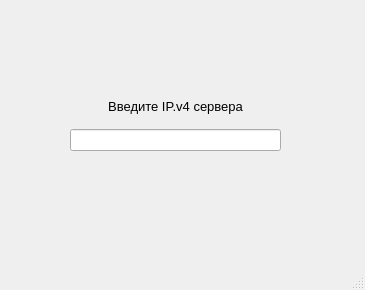
<?xml version="1.0" encoding="UTF-8"?>
<ui version="4.0">
 <class>Ip</class>
 <widget class="QMainWindow" name="Ip">
  <property name="geometry">
   <rect>
    <x>0</x>
    <y>0</y>
    <width>365</width>
    <height>290</height>
   </rect>
  </property>
  <property name="windowTitle">
   <string>MainWindow</string>
  </property>
  <widget class="QWidget" name="centralwidget">
   <widget class="QWidget" name="layoutWidget">
    <property name="geometry">
     <rect>
      <x>70</x>
      <y>90</y>
      <width>211</width>
      <height>61</height>
     </rect>
    </property>
    <layout class="QVBoxLayout" name="verticalLayout">
     <item>
      <widget class="QLabel" name="label">
       <property name="font">
        <font>
         <pointsize>10</pointsize>
         <weight>50</weight>
         <bold>false</bold>
        </font>
       </property>
       <property name="text">
        <string>Введите IP.v4 сервера</string>
       </property>
       <property name="alignment">
        <set>Qt::AlignCenter</set>
       </property>
      </widget>
     </item>
     <item>
      <widget class="QLineEdit" name="lineEdit"/>
     </item>
    </layout>
   </widget>
  </widget>
  <widget class="QMenuBar" name="menubar">
   <property name="geometry">
    <rect>
     <x>0</x>
     <y>0</y>
     <width>365</width>
     <height>21</height>
    </rect>
   </property>
  </widget>
  <widget class="QStatusBar" name="statusbar"/>
 </widget>
 <resources/>
 <connections/>
</ui>
